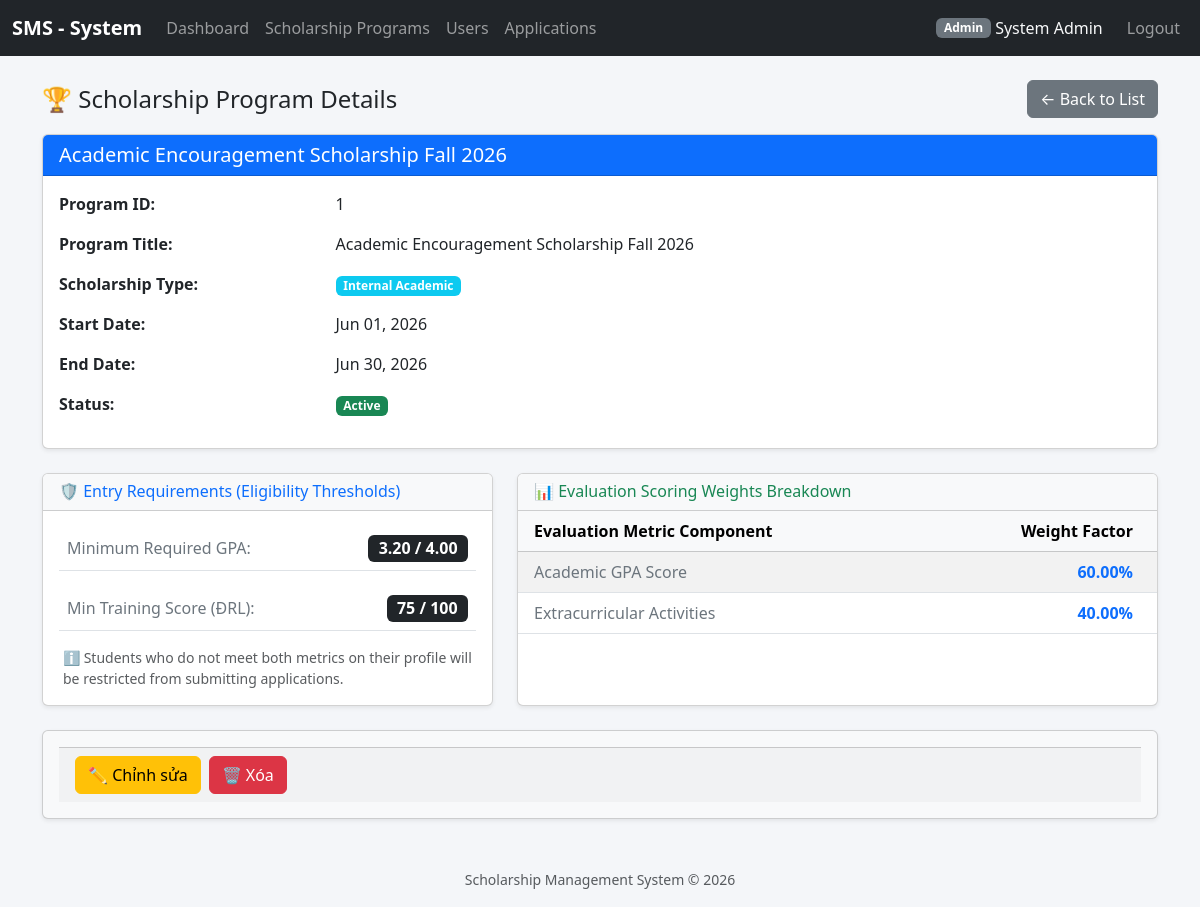
The app's page /index.php?controller=scholarship_programs&action=show&id=1 (signed in) with its own data.
### tables this page shows
CREATE TABLE `scholarship_programs` (
  `id` int(11) NOT NULL,
  `title` varchar(255) NOT NULL,
  `scholarship_type` enum('internal_academic','corporate_sponsor','social_support') NOT NULL,
  `start_date` date DEFAULT NULL,
  `end_date` date DEFAULT NULL,
  `status` enum('active','closed','draft') DEFAULT 'draft',
  `min_gpa` decimal(3,2) DEFAULT 0.00,
  `min_training_score` int(11) DEFAULT 0
);

CREATE TABLE `scoring_criteria` (
  `id` int(11) NOT NULL,
  `program_id` int(11) NOT NULL,
  `criteria_name` varchar(150) NOT NULL,
  `weight` decimal(5,2) NOT NULL
);

### controllers/ScholarshipProgramController.php (called while the page is built, shortened)
<?php
require_once __DIR__ . '/../models/ScholarshipProgram.php';
require_once __DIR__ . '/../helpers/functions.php';
class ScholarshipProgramController
{
    private ScholarshipProgram $model;
    public function __construct()
    {
        $this->model = new ScholarshipProgram();
    }
    public function show(): void
    {
        $id = (int)($_GET['id'] ?? 0);
        $program = $this->model->getById($id);
        $this->render('scholarship_programs/show', [
            'program'  => $program,
            'types'    => ScholarshipProgram::TYPES,
            'statuses' => ScholarshipProgram::STATUSES,
        ]);
    }
    private function render(string $view, array $data = []): void
    {
        extract($data);
        require __DIR__ . '/../views/' . $view . '.php';
    }
}

### helpers/functions.php (called while the page is built, shortened)
<?php
function e(mixed $value): string
{
    return htmlspecialchars((string)($value ?? ''), ENT_QUOTES, 'UTF-8');
}
function url(string $controller, string $action = 'index', array $params = []): string
{
    $query = array_merge(['controller' => $controller, 'action' => $action], $params);
    return 'index.php?' . http_build_query($query);
}
?>

### config/database.php (called while the page is built)
<?php
class Database
{
    private static ?PDO $instance = null;
    public static function getConnection(): PDO
    {
        if (self::$instance === null) {
            $host    = 'localhost';
            $dbname  = 'scholarship_system';
            $user    = 'root';
            $pass    = '';
            $charset = 'utf8mb4';
            $dsn = "mysql:host={$host};dbname={$dbname};charset={$charset}";
            $options = [
                PDO::ATTR_ERRMODE            => PDO::ERRMODE_EXCEPTION,
                PDO::ATTR_DEFAULT_FETCH_MODE => PDO::FETCH_ASSOC,
                PDO::ATTR_EMULATE_PREPARES   => false,
            ];
            try {
                self::$instance = new PDO($dsn, $user, $pass, $options);
            } catch (PDOException $e) {
                die('Kết nối CSDL thất bại: ' . $e->getMessage());
            }
        }
        return self::$instance;
    }
}

### models/ScholarshipProgram.php (called while the page is built, shortened)
<?php
require_once __DIR__ . '/../config/database.php';
class ScholarshipProgram
{
    private PDO $db;
    public function __construct()
    {
        $this->db = Database::getConnection();
    }
    public function getById(int $id): array|false
    {
        $stmt = $this->db->prepare("SELECT * FROM scholarship_programs WHERE id = :id");
        $stmt->execute(['id' => $id]);
        return $stmt->fetch();
    }
}

### views/scholarship_programs/show.php (the view, shortened to what this page needs)
<?php
require_once __DIR__ . '/../partials/header.php';
$statusBadgeMap = ['draft' => 'secondary', 'active' => 'success', 'closed' => 'dark'];
$db = Database::getConnection();
$stmt = $db->prepare("SELECT criteria_name, weight FROM scoring_criteria WHERE program_id = ? ORDER BY id ASC");
$stmt->execute([$program['id']]);
$scoringCriteria = $stmt->fetchAll(PDO::FETCH_ASSOC);
?>
<div class="d-flex justify-content-between align-items-center mb-3">
    <h4 class="mb-0">🏆 Scholarship Program Details</h4>
    <a href="<?= e(url('scholarship_programs', 'index')) ?>" class="btn btn-secondary">← Back to List</a>
</div>
<div class="card shadow-sm mb-4">
    <div class="card-header bg-primary text-white">
        <h5 class="mb-0"><?= e($program['title']) ?></h5>
    </div>
    <div class="card-body">
        <?php
        $label = 'Program ID:';
        $value = $program['id'];
        require __DIR__ . '/../partials/components/detail_row.php';
        $label = 'Program Title:';
        $value = $program['title'];
        require __DIR__ . '/../partials/components/detail_row.php';
        $label = 'Scholarship Type:';
        ?>
        <span class="badge bg-info">
            <?= e($types[$program['scholarship_type']] ?? $program['scholarship_type']) ?>
        </span>
        <?php
        $value = ob_get_clean();
        $escape = false;
        require __DIR__ . '/../partials/components/detail_row.php';
        $label = 'Start Date:';
        $value = $program['start_date'] ? date('M d, Y', strtotime($program['start_date'])) : '<span class="text-muted">Not specified</span>';
        $escape = false;
        require __DIR__ . '/../partials/components/detail_row.php';
        $label = 'End Date:';
        $value = $program['end_date'] ? date('M d, Y', strtotime($program['end_date'])) : '<span class="text-muted">Not specified</span>';
        $escape = false;
        require __DIR__ . '/../partials/components/detail_row.php';
        $label = 'Status:';
        $status = $program['status'];
        $statusMap = $statusBadgeMap;
        $labelMap = $statuses;
        require __DIR__ . '/../partials/components/status_badge.php';
        $value = ob_get_clean();
        $escape = false;
        require __DIR__ . '/../partials/components/detail_row.php';
        ?>
    </div>
</div>
<div class="row">
    <div class="col-md-5 mb-4">
        <div class="card shadow-sm h-100">
            <div class="card-header bg-light">
                <h6 class="mb-0 text-primary">🛡️ Entry Requirements (Eligibility Thresholds)</h6>
            </div>
            <div class="card-body">
                <div class="mb-3 p-2 border-bottom d-flex justify-content-between align-items-center">
                    <span class="font-weight-bold text-secondary">Minimum Required GPA:</span>
                    <span class="badge bg-dark fs-6"><?= number_format($program['min_gpa'] ?? 0.00, 2) ?> / 4.00</span>
                </div>
                <div class="p-2 border-bottom d-flex justify-content-between align-items-center">
                    <span class="font-weight-bold text-secondary">Min Training Score (ĐRL):</span>
                    <span class="badge bg-dark fs-6"><?= e($program['min_training_score'] ?? 0) ?> / 100</span>
                </div>
                <small class="text-muted d-block mt-3 px-1">
                    ℹ️ Students who do not meet both metrics on their profile will be restricted from submitting applications.
                </small>
            </div>
        </div>
    </div>
    <div class="col-md-7 mb-4">
        <div class="card shadow-sm h-100">
            <div class="card-header bg-light">
                <h6 class="mb-0 text-success">📊 Evaluation Scoring Weights Breakdown</h6>
            </div>
            <div class="card-body p-0">
                <?php if (empty($scoringCriteria)): ?>
                    <div class="p-4 text-center text-muted">
                        No scoring criteria weights configured for this program.
                    </div>
                <?php else: ?>
                    <div class="table-responsive">
                        <table class="table table-hover table-striped mb-0">
                            <thead class="table-light">
                                <tr>
                                    <th class="ps-3">Evaluation Metric Component</th>
                                    <th class="text-end pe-4" style="width: 150px;">Weight Factor</th>
                                </tr>
                            </thead>
                            <tbody>
                                <?php foreach ($scoringCriteria as $criteria): ?>
                                <tr>
                                    <td class="ps-3 text-secondary font-weight-bold"><?= e($criteria['criteria_name']) ?></td>
                                    <td class="text-end pe-4 text-primary"><strong><?= number_format($criteria['weight'], 2) ?>%</strong></td>
                                </tr>
                                <?php endforeach; ?>
                            </tbody>
                        </table>
                    </div>
                <?php endif; ?>
            </div>
        </div>
    </div>
</div>
<div class="card p-3 shadow-sm bg-light">
    <?php
    require __DIR__ . '/../partials/components/admin_actions.php';
    ?>
</div>
<?php require_once __DIR__ . '/../partials/footer.php'; ?>

### views/partials/components/detail_row.php
<?php
$escape = $escape ?? true;
?>
<div class="row mb-3">
    <div class="col-md-3 fw-bold"><?= e($label) ?></div>
    <div class="col-md-9"><?= $escape ? e($value) : $value ?></div>
</div>

### views/partials/components/status_badge.php
<?php
$badgeColor = $statusMap[$status] ?? 'secondary';
$statusLabel = $labelMap[$status] ?? $status;
?>
<span class="badge bg-<?= e($badgeColor) ?>">
    <?= e($statusLabel) ?>
</span>

### views/partials/header.php (style rules this page uses)
body { background-color: #f4f6f9; }

### records on screen
scholarship_programs: title "Academic Encouragement Scholarship Fall 2026", id "1 Academic Encouragement Scholarship Fall 2026", scholarship_type "Internal Academic", start_date "Jun 01, 2026", end_date "Jun 30, 2026", status "Active", min_gpa "3.20", min_training_score "75"
scoring_criteria: criteria_name "Academic GPA Score", weight "60.00"
scoring_criteria: criteria_name "Extracurricular Activities", weight "40.00"

### other values on screen
$u['role'] "Admin"
$u['full_name'] "System Admin"
$label "Program ID: Program Title: Scholarship Type: Start Date: End Date: Status:"
